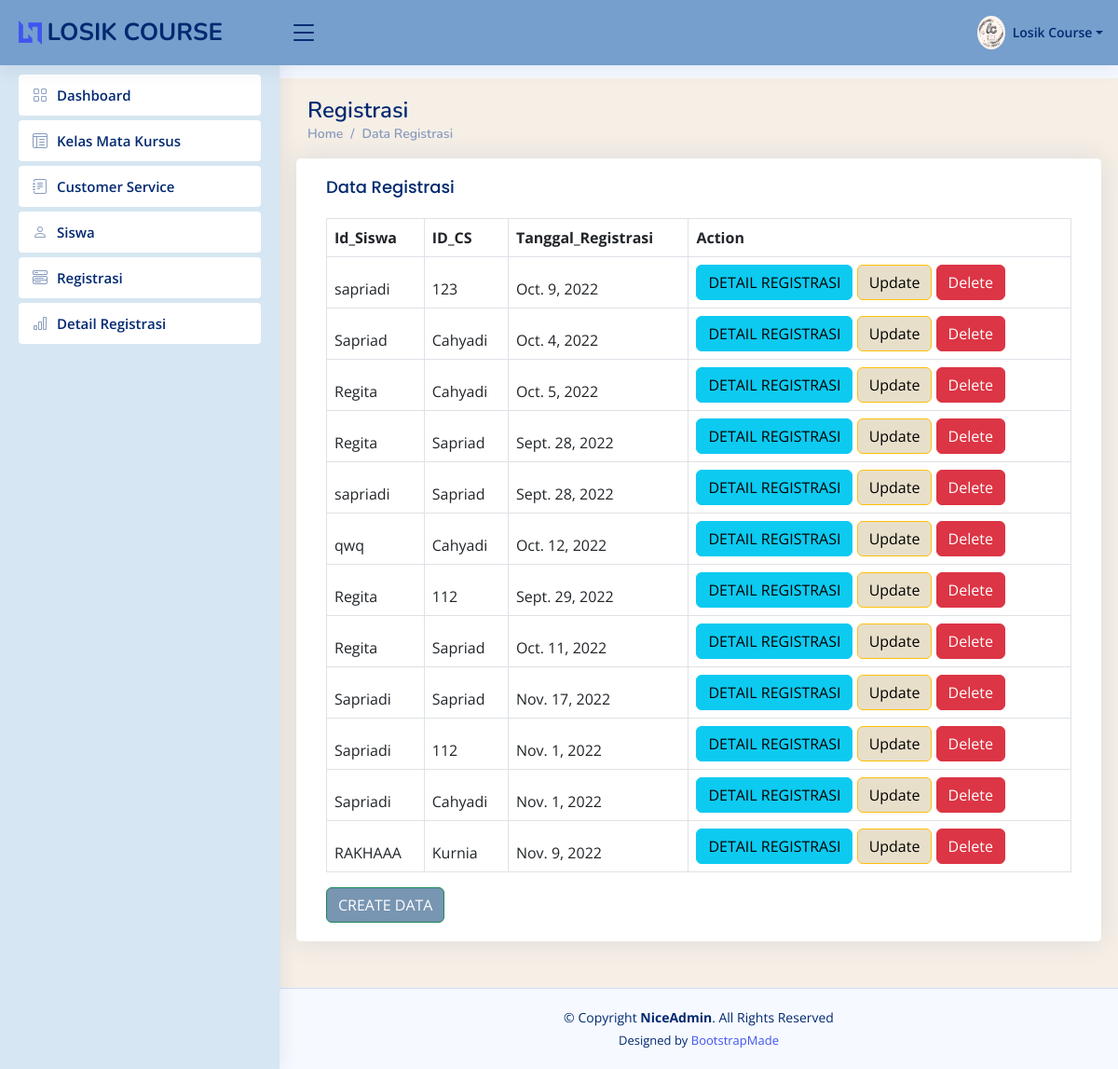
/registrasi, run on an earlier commit of the app's database.
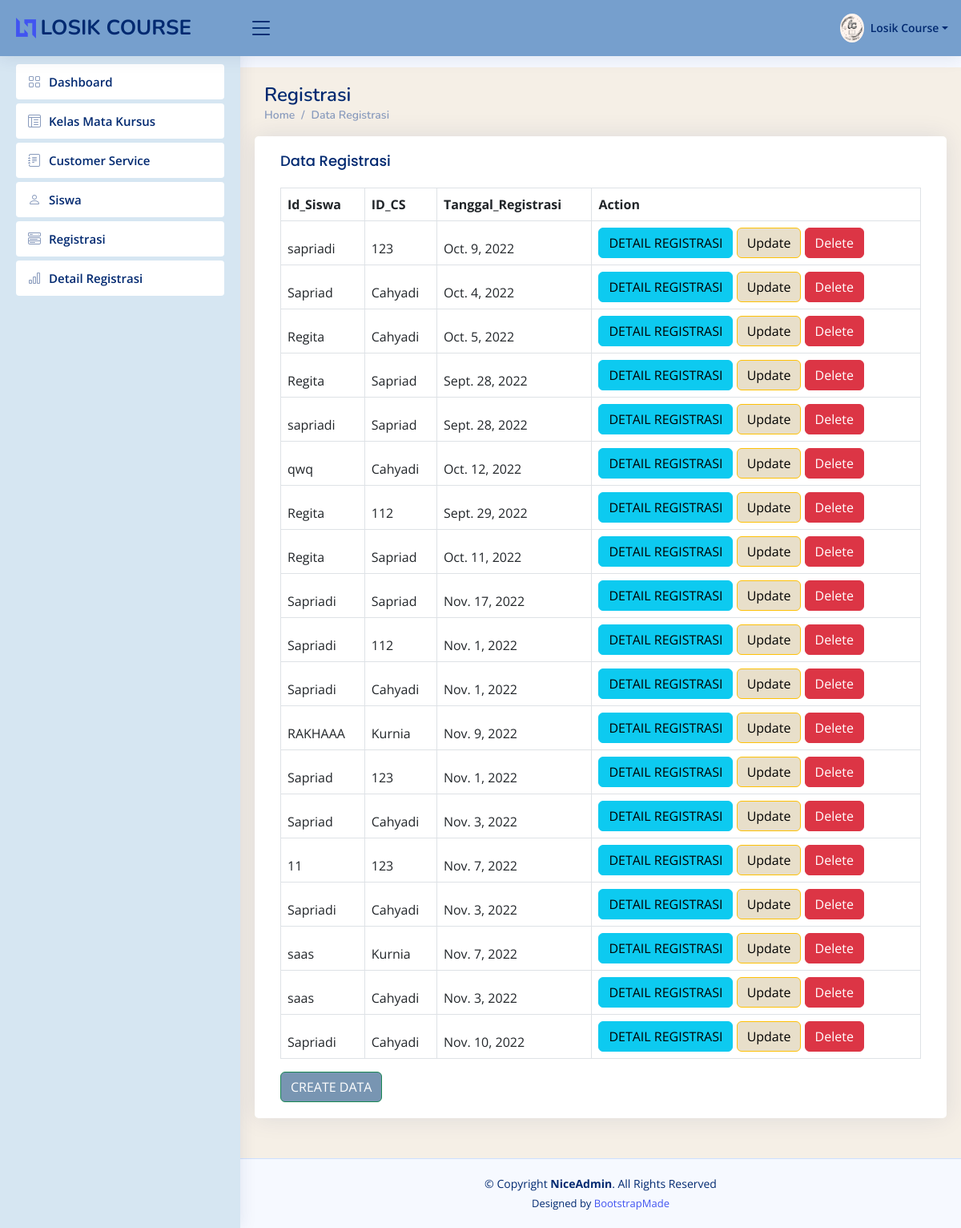
And on a later commit of the database.
### app/models.py (models this page shows, shortened)
class Registrasi(models.Model):
    Id_Registrasi = models.AutoField(primary_key=True)
    Id_Siswa = models.ForeignKey(Siswa, on_delete=models.CASCADE)
    ID_CS = models.ForeignKey(CustomerService, on_delete=models.CASCADE)
    Tanggal_Registrasi = models.DateField()

class Siswa(models.Model):
    Id_Siswa = models.AutoField(primary_key=True)
    Nama_Siswa = models.CharField(max_length=50)
    Tanggal_Lahir = models.DateField()
    Alamat_Siswa = models.TextField(blank=True, null=True)
    Nomor_Telepon_Siswa = models.PositiveIntegerField()
    def __str__(self):
        return str(self.Nama_Siswa)

class CustomerService(models.Model):
    ID_CS = models.AutoField(primary_key=True)
    nama_cs = models.CharField(max_length=50)
    nomer_telepon_cs = models.PositiveIntegerField()
    Alamat_cs = models.TextField()
    def __str__(self):
        return str(self.nama_cs)

### app/views.py (the view)
# urls.py: path('registrasi', views.registrasi, name='registrasi'),
def registrasi(request):
    allregistrasiobj = models.Registrasi.objects.all()
    getregistrasiobj = models.Registrasi.objects.get(Id_Registrasi=2)
    return render(request, 'registrasiy.html',{
        'allregistrasiobj' : allregistrasiobj,
        'getregistrasiobj' : getregistrasiobj,
    })

### app/templates/registrasiy.html (shortened to what the changed rows need)
{%load static%}
<!DOCTYPE html>
<html lang="en">
<head>{% static '
  <link href="{% static 'assets/vendor/bootstrap/css/bootstrap.min.css'%}" rel="stylesheet">
  <link href="{% static 'assets/vendor/bootstrap-icons/bootstrap-icons.css'%}" rel="stylesheet">
  <link href="{% static 'assets/vendor/boxicons/css/boxicons.min.css'%}" rel="stylesheet">
  <link href="{% static 'assets/vendor/quill/quill.snow.css'%}" rel="stylesheet">
  <link href="{% static 'assets/vendor/quill/quill.bubble.css'%}" rel="stylesheet">
  <link href="{% static 'assets/vendor/remixicon/remixicon.css'%}" rel="stylesheet">
  <link href="{% static 'assets/vendor/simple-datatables/style.css'%}" rel="stylesheet">
  <link href="{% static 'assets/css/style.css'%}" rel="stylesheet">
</head>
<body>
  <main id="main" class="main">
      <div class="pagetitle">
        <h1>Registrasi</h1>
      </div>
      <section class="section">
        <div class="row">
            <div class="card">
              <div class="card-body">
                <table class="table table-bordered">
                  <thead>
                    <tr>
                        <th>Id_Siswa</th>
                        <th>ID_CS</th>
                        <th>Tanggal_Registrasi</th>
                        <th>Action</th>
                    </tr>
                    {% for item in allregistrasiobj %}
                    <tr>
                        <td>{{ item.Id_Siswa }}</td>
                        <td>{{ item.ID_CS }}</td>
                        <td>{{ item.Tanggal_Registrasi}}</td>
                        <td>
                            <a href="{%url 'filterdetailregis' item.Id_Registrasi %}">
                                <button class="btn btn-info">
                                    DETAIL REGISTRASI
                                </button>
                            </a>
                            <a href="{%url 'updateregistrasi' item.Id_Registrasi %}">
                                <button class="btn btn-warning" style="background-color: #e8dfca">Update</button>
                            </a>
                            <a href="{%url 'deleteregistrasi' item.Id_Registrasi %}">
                                <button class="btn btn-danger">Delete</button>
                            </a>
                        </td>
                    </tr>
                    {% endfor %}
                </table>
              </div>
            </div>
          </div>
      </section>
  </main>
</body>
</html>

What changed in the data, as far as the page shows it:
added Registrasi: Id_Siswa "Sapriad", ID_CS "123", Tanggal_Registrasi "Nov. 1, 2022"
added Registrasi: Id_Siswa "Sapriad", ID_CS "Cahyadi", Tanggal_Registrasi "Nov. 3, 2022"
added Registrasi: Id_Siswa "11", ID_CS "123", Tanggal_Registrasi "Nov. 7, 2022"
added Registrasi: Id_Siswa "Sapriadi", ID_CS "Cahyadi", Tanggal_Registrasi "Nov. 3, 2022"
added Registrasi: Id_Siswa "saas", ID_CS "Kurnia", Tanggal_Registrasi "Nov. 7, 2022"
added Registrasi: Id_Siswa "saas", ID_CS "Cahyadi", Tanggal_Registrasi "Nov. 3, 2022"
added Registrasi: Id_Siswa "Sapriadi", ID_CS "Cahyadi", Tanggal_Registrasi "Nov. 10, 2022"
